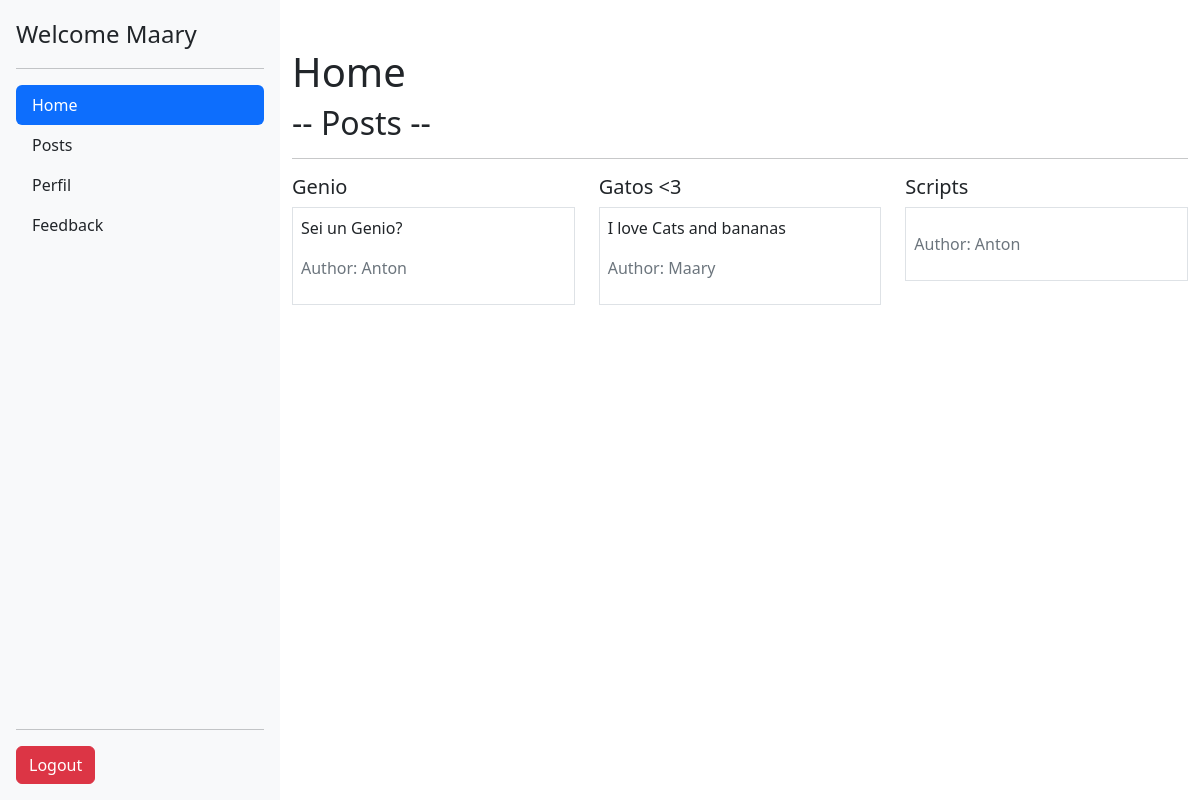
Page /interfaces/shared/home.php (signed in) on the committed database.
### tables this page shows
CREATE TABLE `posts` (
  `id_post` int NOT NULL AUTO_INCREMENT,
  `title` varchar(64) DEFAULT NULL,
  `description` varchar(255) DEFAULT NULL,
  `id_user` int DEFAULT NULL,
  `hide` int DEFAULT NULL,
  PRIMARY KEY (`id_post`),
  KEY `id_user` (`id_user`),
  CONSTRAINT `posts_ibfk_1` FOREIGN KEY (`id_user`) REFERENCES `users` (`id_user`)
);

CREATE TABLE `users` (
  `id_user` int NOT NULL AUTO_INCREMENT,
  `name` varchar(255) DEFAULT NULL,
  `name_user` varchar(30) DEFAULT NULL,
  `password` varchar(22) DEFAULT NULL,
  `role` varchar(14) DEFAULT NULL,
  `status` int NOT NULL,
  PRIMARY KEY (`id_user`)
);

### interfaces/shared/home.php (the view, shortened to what this page needs)
<?php
include('../../data/conn.php');
include('head.php');
include('sidebar.php');
$sql = "SELECT posts.*, users.* FROM posts INNER JOIN users ON posts.id_user = users.id_user;";
$res = mysqli_query($conn, $sql);
$posts = [];
if ($row = mysqli_num_rows($res) > 0) {
	while ($row = mysqli_fetch_assoc($res)) {
		array_push($posts, $row);
	}
}
?>
<div class="container mt-5">
	<h1>Home</h1>
	<h2>-- Posts -- </h2>
	<hr>
	<div class="row">
		<?php foreach ($posts as $post) : ?>
			<div class="col-4">
				<h5><?php echo $post['title'] ?></h5>
				<div class="form-floating border mb-3 p-2">
					<p><?php echo $post['description'] ?></p>
					<p class="text-muted">Author: <?php echo $post['name_user'] ?></p>
				</div>
			</div>
		<?php endforeach; ?>
	</div>
</div>
</main>
<?php
include('scripts.php');
?>

### rows in the picture
posts: title "Genio", description "Sei un Genio?", id_user.name_user "Anton"
posts: title "Gatos <3", description "I love Cats and bananas", id_user.name_user "Maary"
posts: title "Scripts", id_user.name_user "Anton"

### other values in the picture
$_SESSION['user'] "Maary"
